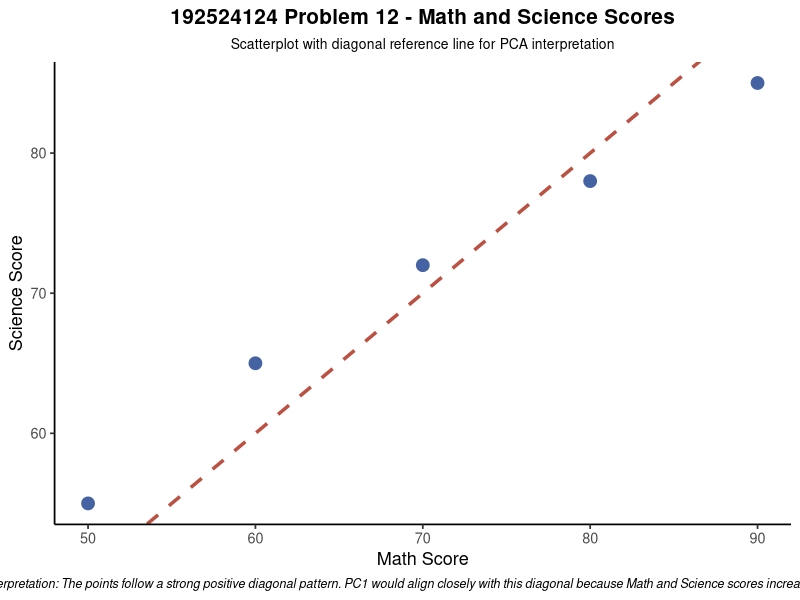

The R script that drew this image:
# Problem 12 - PCA Scatterplot

library(ggplot2)

score_data <- data.frame(
  Math = c(60, 70, 80, 90, 50),
  Science = c(65, 72, 78, 85, 55)
)

ggplot(
  score_data,
  aes(
    x = Math,
    y = Science
  )
) +
  geom_point(
    size = 4,
    color = "#4563A3"
  ) +
  geom_abline(
    slope = 1,
    intercept = 0,
    color = "#BA5142",
    linewidth = 1.2,
    linetype = "dashed"
  ) +
  labs(
    title = "192524124 Problem 12 - Math and Science Scores",
    subtitle = "Scatterplot with diagonal reference line for PCA interpretation",
    x = "Math Score",
    y = "Science Score",
    caption = "Interpretation: The points follow a strong positive diagonal pattern. PC1 would align closely with this diagonal because Math and Science scores increase together."
  ) +
  theme_classic(base_size = 13) +
  theme(
    plot.title = element_text(
      hjust = 0.5,
      face = "bold",
      size = 15
    ),
    plot.subtitle = element_text(
      hjust = 0.5,
      size = 10
    ),
    plot.caption = element_text(
      hjust = 0.5,
      size = 9,
      face = "italic"
    )
  )
